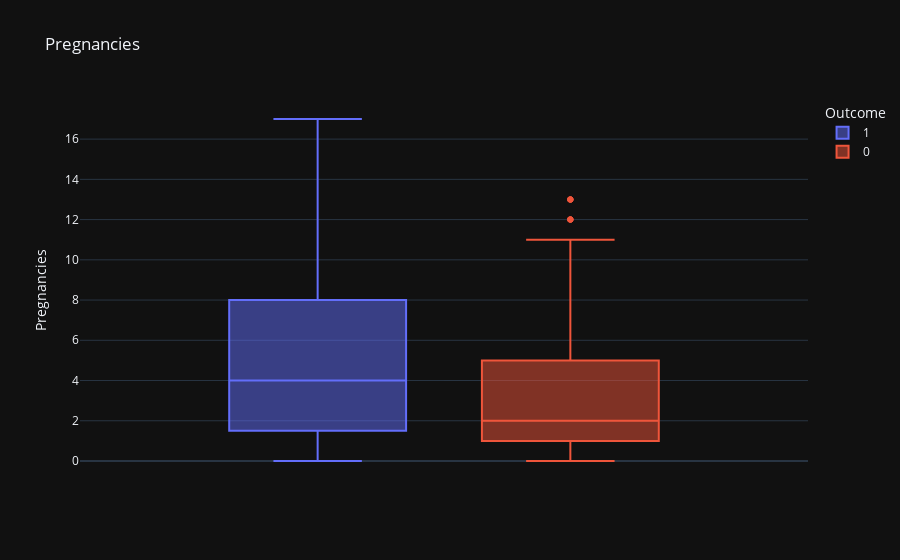
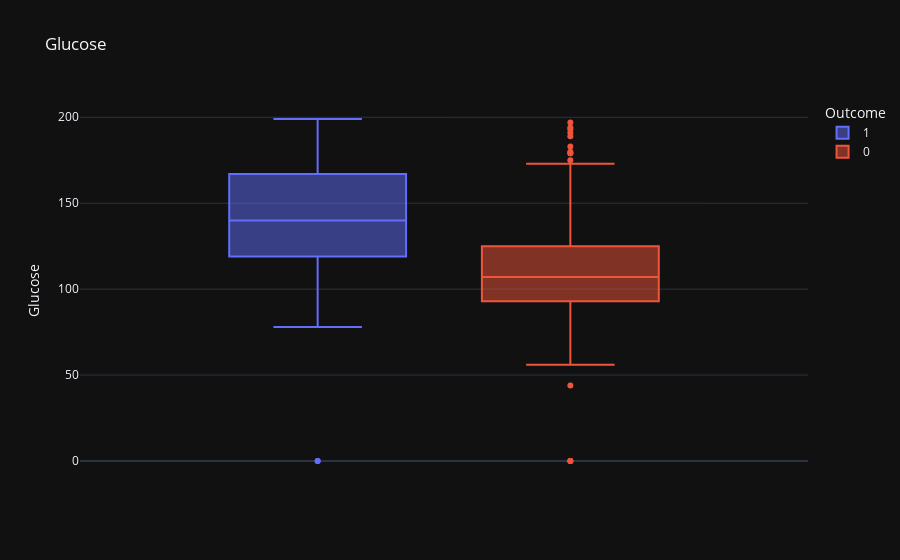
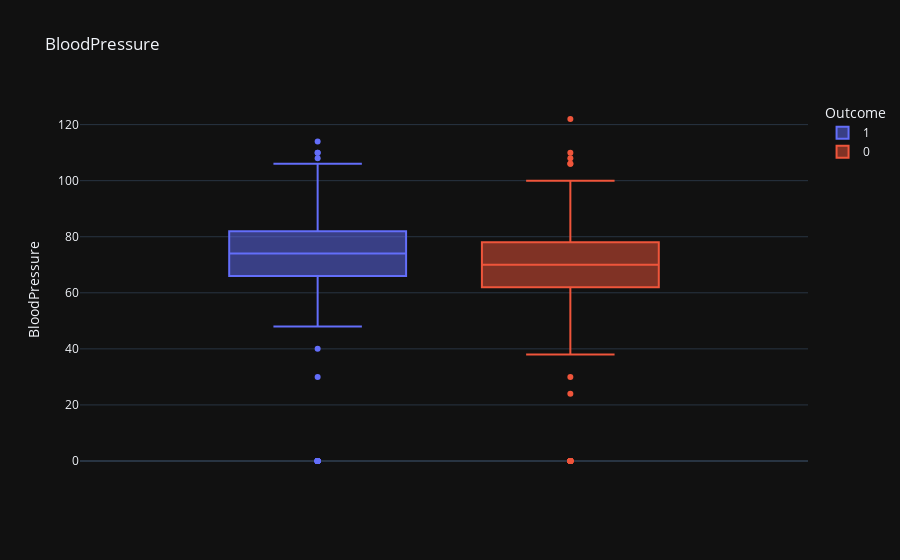
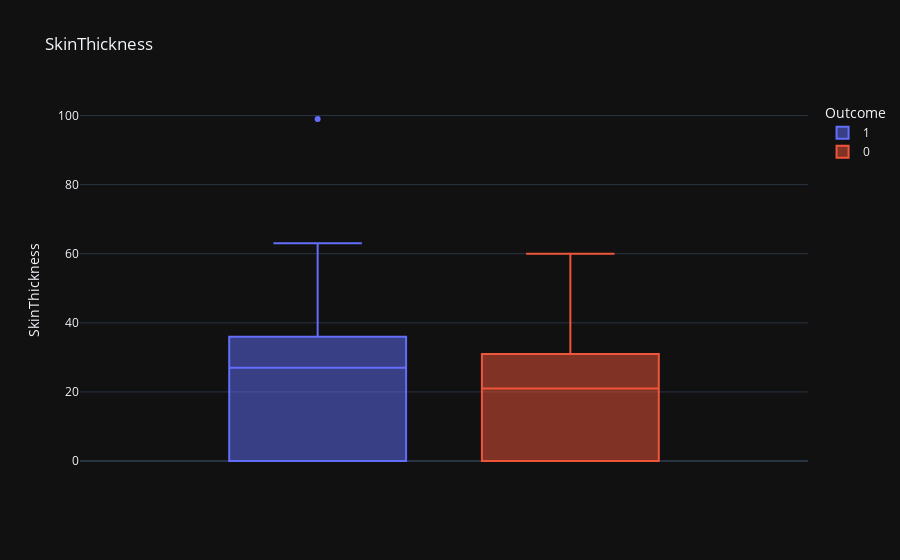

The code cell stored with these charts, in order, in its notebook:
### Markdown cell above
### OUTLIER ANALYSIS:

### Code cell
for i in num_col:
    fig=px.box(df,y=i,color="Outcome",template="plotly_dark",title=i)
    fig.show()

### Figure 1 — Plotly figure (JSON) as saved in the notebook; plotly's stock layout.template omitted (floating-point values rounded to 4 significant figures; data arrays with more than 128 entries replaced by an {"elided": "..."} marker saying what was removed)
{"data": [{"alignmentgroup": "True", "hovertemplate": "Outcome=1<br>Pregnancies=%{y}<extra></extra>", "legendgroup": "1", "marker": {"color": "#636efa"}, "name": "1", "notched": false, "offsetgroup": "1", "orientation": "v", "showlegend": true, "type": "box", "x0": " ", "xaxis": "x", "y": {"elided": "268 int values"}, "y0": " ", "yaxis": "y"}, {"alignmentgroup": "True", "hovertemplate": "Outcome=0<br>Pregnancies=%{y}<extra></extra>", "legendgroup": "0", "marker": {"color": "#EF553B"}, "name": "0", "notched": false, "offsetgroup": "0", "orientation": "v", "showlegend": true, "type": "box", "x0": " ", "xaxis": "x", "y": {"elided": "500 int values"}, "y0": " ", "yaxis": "y"}], "layout": {"boxmode": "group", "legend": {"title": {"text": "Outcome"}, "tracegroupgap": 0}, "title": {"text": "Pregnancies"}, "xaxis": {"anchor": "y", "domain": [0, 1]}, "yaxis": {"anchor": "x", "domain": [0, 1], "title": {"text": "Pregnancies"}}}}

### Figure 2 — Plotly figure (JSON) as saved in the notebook; plotly's stock layout.template omitted (floating-point values rounded to 4 significant figures; data arrays with more than 128 entries replaced by an {"elided": "..."} marker saying what was removed)
{"data": [{"alignmentgroup": "True", "hovertemplate": "Outcome=1<br>Glucose=%{y}<extra></extra>", "legendgroup": "1", "marker": {"color": "#636efa"}, "name": "1", "notched": false, "offsetgroup": "1", "orientation": "v", "showlegend": true, "type": "box", "x0": " ", "xaxis": "x", "y": {"elided": "268 int values"}, "y0": " ", "yaxis": "y"}, {"alignmentgroup": "True", "hovertemplate": "Outcome=0<br>Glucose=%{y}<extra></extra>", "legendgroup": "0", "marker": {"color": "#EF553B"}, "name": "0", "notched": false, "offsetgroup": "0", "orientation": "v", "showlegend": true, "type": "box", "x0": " ", "xaxis": "x", "y": {"elided": "500 int values"}, "y0": " ", "yaxis": "y"}], "layout": {"boxmode": "group", "legend": {"title": {"text": "Outcome"}, "tracegroupgap": 0}, "title": {"text": "Glucose"}, "xaxis": {"anchor": "y", "domain": [0, 1]}, "yaxis": {"anchor": "x", "domain": [0, 1], "title": {"text": "Glucose"}}}}

### Figure 3 — Plotly figure (JSON) as saved in the notebook; plotly's stock layout.template omitted (floating-point values rounded to 4 significant figures; data arrays with more than 128 entries replaced by an {"elided": "..."} marker saying what was removed)
{"data": [{"alignmentgroup": "True", "hovertemplate": "Outcome=1<br>BloodPressure=%{y}<extra></extra>", "legendgroup": "1", "marker": {"color": "#636efa"}, "name": "1", "notched": false, "offsetgroup": "1", "orientation": "v", "showlegend": true, "type": "box", "x0": " ", "xaxis": "x", "y": {"elided": "268 int values"}, "y0": " ", "yaxis": "y"}, {"alignmentgroup": "True", "hovertemplate": "Outcome=0<br>BloodPressure=%{y}<extra></extra>", "legendgroup": "0", "marker": {"color": "#EF553B"}, "name": "0", "notched": false, "offsetgroup": "0", "orientation": "v", "showlegend": true, "type": "box", "x0": " ", "xaxis": "x", "y": {"elided": "500 int values"}, "y0": " ", "yaxis": "y"}], "layout": {"boxmode": "group", "legend": {"title": {"text": "Outcome"}, "tracegroupgap": 0}, "title": {"text": "BloodPressure"}, "xaxis": {"anchor": "y", "domain": [0, 1]}, "yaxis": {"anchor": "x", "domain": [0, 1], "title": {"text": "BloodPressure"}}}}

### Figure 4 — Plotly figure (JSON) as saved in the notebook; plotly's stock layout.template omitted (floating-point values rounded to 4 significant figures; data arrays with more than 128 entries replaced by an {"elided": "..."} marker saying what was removed)
{"data": [{"alignmentgroup": "True", "hovertemplate": "Outcome=1<br>SkinThickness=%{y}<extra></extra>", "legendgroup": "1", "marker": {"color": "#636efa"}, "name": "1", "notched": false, "offsetgroup": "1", "orientation": "v", "showlegend": true, "type": "box", "x0": " ", "xaxis": "x", "y": {"elided": "268 int values"}, "y0": " ", "yaxis": "y"}, {"alignmentgroup": "True", "hovertemplate": "Outcome=0<br>SkinThickness=%{y}<extra></extra>", "legendgroup": "0", "marker": {"color": "#EF553B"}, "name": "0", "notched": false, "offsetgroup": "0", "orientation": "v", "showlegend": true, "type": "box", "x0": " ", "xaxis": "x", "y": {"elided": "500 int values"}, "y0": " ", "yaxis": "y"}], "layout": {"boxmode": "group", "legend": {"title": {"text": "Outcome"}, "tracegroupgap": 0}, "title": {"text": "SkinThickness"}, "xaxis": {"anchor": "y", "domain": [0, 1]}, "yaxis": {"anchor": "x", "domain": [0, 1], "title": {"text": "SkinThickness"}}}}
